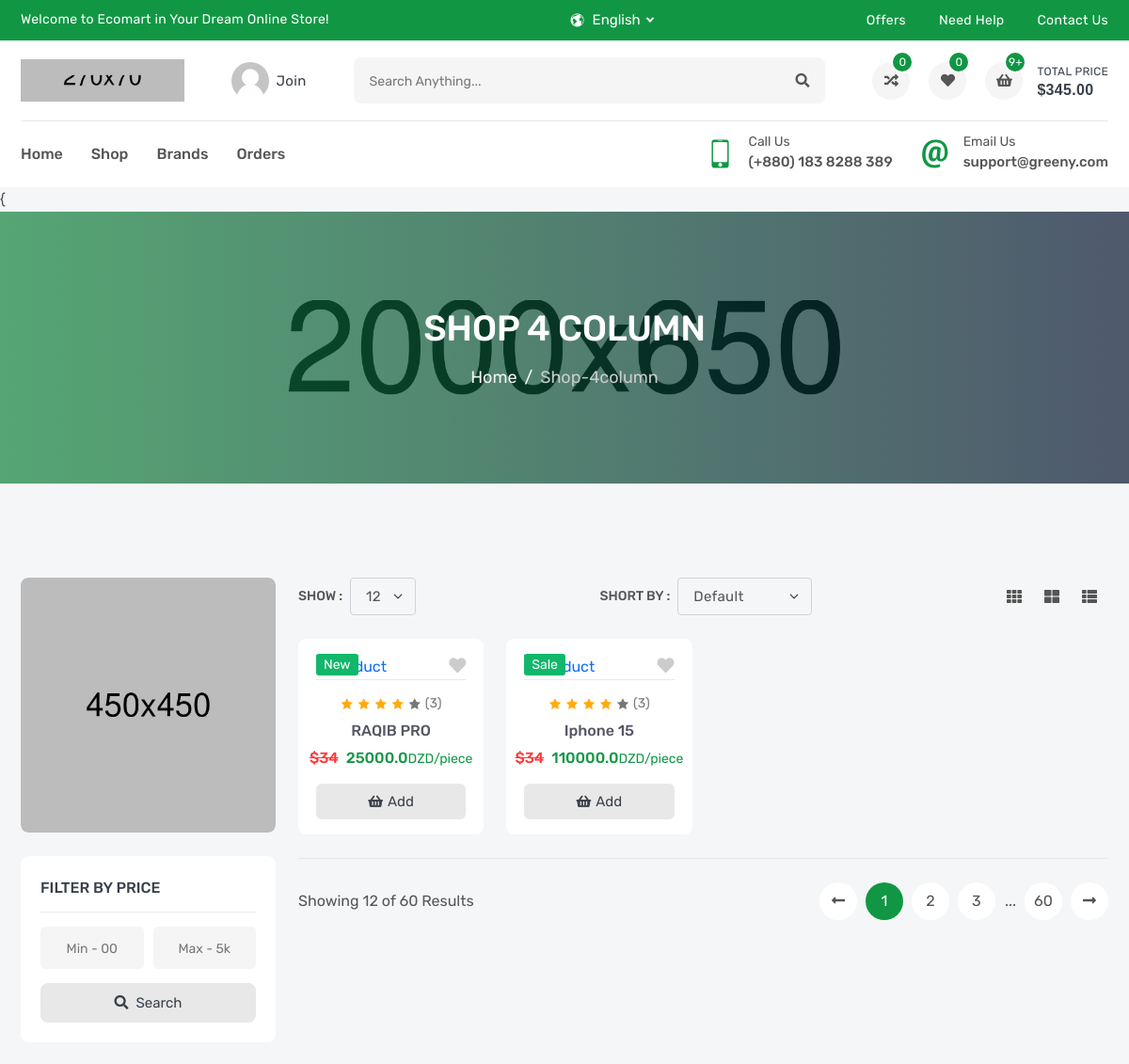
Before: /products/ (upper part) with the older database file.
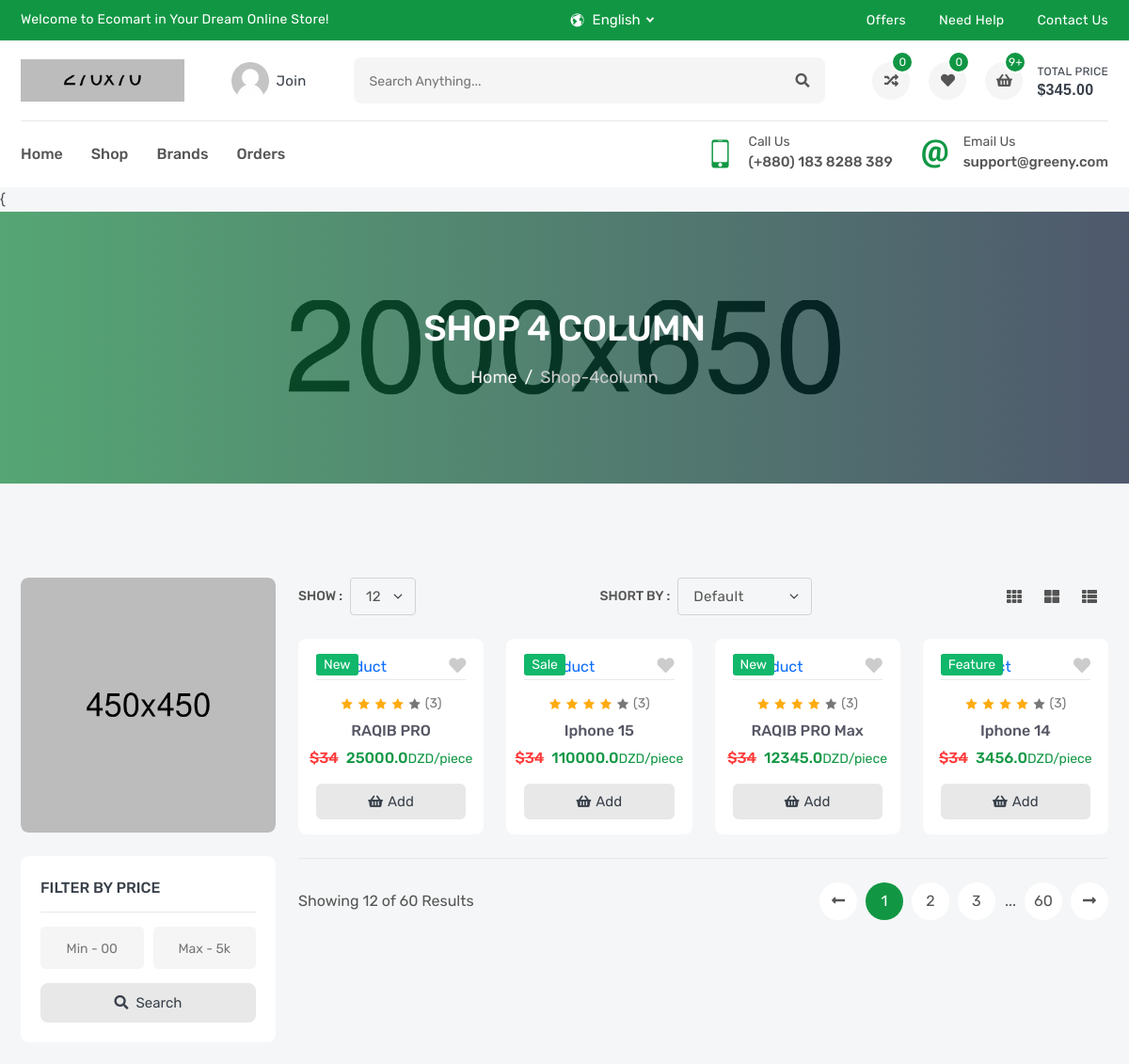
After: the same page with the newer database file.
### product/models.py (models this page shows, shortened)
class Product(models.Model):
    name = models.CharField(_("Name"),max_length=50)
    price = models.FloatField(_("Price"))
    sku = models.CharField(_("SKU"),max_length=10)
    quantity = models.IntegerField(_("Quantity"))
    brand = models.ForeignKey("Brand", related_name='product_brand',verbose_name=_("Brand"), on_delete=models.SET_NULL,null=True)
    subtitle = models.CharField(_("Subtitle"),max_length=300)
    description = models.TextField(_("Description"),max_length=4000)
    flag = models.CharField(_("Flag"),choices=FLAG_TYPES,max_length=10)
    image = models.ImageField( _("Image"),upload_to='products', height_field=None, width_field=None, max_length=None)
    tags = TaggableManager()
    slug = models.SlugField(_("Slug"), null=True,blank=True)

### product/views.py (the view)
# urls.py: path('', ProductList.as_view()),
class ProductList(ListView):
    model = Product

### product/templates/product/product_list.html (shortened to what this page needs)
{% extends 'base.html' %}
{% load static %}
{% block body %}
        <section class="inner-section single-banner" style="background: url(images/single-banner.jpg) no-repeat center;">
            <div class="container">
                <h2>Shop 4 Column</h2>
                <ol class="breadcrumb">
                    <li class="breadcrumb-item"><a href="index.html">Home</a></li>
                    <li class="breadcrumb-item active" aria-current="page">shop-4column</li>
                </ol>
            </div>
        </section>
        <section class="inner-section shop-part">
            <div class="container">
                <div class="row content-reverse">
                    <div class="col-lg-3">
                        <div class="shop-widget-promo">
                            <a href="#"><img src="images/promo/shop/01.jpg" alt="promo"></a>
                        </div>
                        <div class="shop-widget">
                            <h6 class="shop-widget-title">Filter by Price</h6>
                            <form>
                                <div class="shop-widget-group">
                                    <input type="text" placeholder="Min - 00">
                                    <input type="text" placeholder="Max - 5k">
                                </div>
                                <button class="shop-widget-btn">
                                    <i class="fas fa-search"></i>
                                    <span>search</span>
                                </button>
                            </form>
                        </div>
                    </div>
                    <div class="col-lg-9">
                        <div class="row">
                            <div class="col-lg-12">
                                <div class="top-filter">
                                    <div class="filter-show">
                                        <label class="filter-label">Show :</label>
                                        <select class="form-select filter-select">
                                            <option value="1">12</option>
                                        </select>
                                    </div>
                                    <div class="filter-short">
                                        <label class="filter-label">Short by :</label>
                                        <select class="form-select filter-select">
                                            <option selected>default</option>
                                        </select>
                                    </div>
                                    <div class="filter-action">
                                        <a href="shop-3column.html" title="Three Column"><i class="fas fa-th"></i></a>
                                        <a href="shop-2column.html" title="Two Column"><i class="fas fa-th-large"></i></a>
                                        <a href="shop-1column.html" title="One Column"><i class="fas fa-th-list"></i></a>
                                    </div>
                                </div>
                            </div>
                        </div>
                        <div class="row row-cols-2 row-cols-md-3 row-cols-lg-3 row-cols-xl-4">
                            {% for product in product_list %}
                            <div class="col">
                                <div class="product-card">
                                    <div class="product-media">
                                        <div class="product-label">
                                            <label class="label-text new">{{product.flag}}</label>
                                        </div>
                                        <button class="product-wish wish">
                                        </button>
                                        <a class="product-image" href="product-video.html">
                                        </a>
                                    </div>
                                    <div class="product-content">
                                        <div class="product-rating">
                                            <i class="active icofont-star"></i>
                                            <i class="active icofont-star"></i>
                                            <i class="active icofont-star"></i>
                                            <i class="active icofont-star"></i>
                                            <i class="icofont-star"></i>
                                            <a href="product-video.html">(3)</a>
                                        </div>
                                        <h6 class="product-name">
                                            <a href="/products/{{product.slug}}">{{product.name}}</a>
                                        </h6>
                                        <h6 class="product-price">
                                            <del>$34</del>
                                            <span>{{product.price}}<small>DZD/piece</small></span>
                                        </h6>
                                        <button class="product-add" title="Add to Cart">
                                            <i class="fas fa-shopping-basket"></i>
                                            <span>add</span>
                                        </button>
                                    </div>
                                </div>
                            </div>
                            {% endfor %}
                        </div>
                        <div class="row">
                            <div class="col-lg-12">
                                <div class="bottom-paginate">
                                    <p class="page-info">Showing 12 of 60 Results</p>
                                    <ul class="pagination">
                                        <li class="page-item">
                                            <a class="page-link" href="#">
                                                <i class="fas fa-long-arrow-alt-left"></i>
                                            </a>
                                        </li>
                                        <li class="page-item"><a class="page-link active" href="#">1</a></li>
                                        <li class="page-item"><a class="page-link" href="#">2</a></li>
                                        <li class="page-item"><a class="page-link" href="#">3</a></li>
                                        <li class="page-item">...</li>
                                        <li class="page-item"><a class="page-link" href="#">60</a></li>
                                        <li class="page-item">
                                            <a class="page-link" href="#">
                                                <i class="fas fa-long-arrow-alt-right"></i>
                                            </a>
                                        </li>
                                    </ul>
                                </div>
                            </div>
                        </div>
                    </div>
                </div>
            </div>
        </section>
        {% endblock body %}

### templates/base.html (shortened to what this page needs)
{% load static %}
<!DOCTYPE html>
<html lang="en">
    <head>
        <link rel="stylesheet" href="{% static 'en/fonts/flaticon/flaticon.css' %}">
        <link rel="stylesheet" href="{% static 'en/fonts/icofont/icofont.min.css' %}">
        <link rel="stylesheet" href="{% static 'en/fonts/fontawesome/fontawesome.min.css' %}">
        <link rel="stylesheet" href="{% static 'en/vendor/venobox/venobox.min.css' %}">
        <link rel="stylesheet" href="{% static 'en/vendor/slickslider/slick.min.css' %}">
        <link rel="stylesheet" href="{% static 'en/vendor/niceselect/nice-select.min.css' %}">
        <link rel="stylesheet" href="{% static 'en/vendor/bootstrap/bootstrap.min.css' %}">
        <link rel="stylesheet" href="{% static 'en/css/main.css' %}">
        {% block CSS %}
            <link rel="stylesheet" href="{% static 'en/css/index.css' %}">
        {% endblock CSS %}
    </head>
    <body>
        <div class="header-top">
            <div class="container">
                <div class="row">
                    <div class="col-md-12 col-lg-5">
                        <div class="header-top-welcome">
                            <p>Welcome to Ecomart in Your Dream Online Store!</p>
                        </div>
                    </div>
                    <div class="col-md-5 col-lg-3">
                        <div class="header-top-select">
                            <div class="header-select">
                                <i class="icofont-world"></i>
                            </div>
                        </div>
                    </div>
                    <div class="col-md-7 col-lg-4">
                        <ul class="header-top-list">
                            <li><a href="offer.html">offers</a></li>
                            <li><a href="faq.html">need help</a></li>
                            <li><a href="contact.html">contact us</a></li>
                        </ul>
                    </div>
                </div>
            </div>
        </div>
        <header class="header-part">
            <div class="container">
                <div class="header-content">
                    <a href="index.html" class="header-logo">
                        <img src="{% static 'en/images/logo.png' %}" alt="logo">
                    </a>
                    <a href="login.html" class="header-widget" title="My Account">
                        <img src="{% static 'en/images/user.png' %}" alt="user">
                        <span>join</span>
                    </a>
                    <form class="header-form">
                        <input type="text" placeholder="Search anything...">
                        <button><i class="fas fa-search"></i></button>
                    </form>
                    <div class="header-widget-group">
                        <a href="compare.html" class="header-widget" title="Compare List">
                            <i class="fas fa-random"></i>
                            <sup>0</sup>
                        </a>
                        <a href="wishlist.html" class="header-widget" title="Wishlist">
                            <i class="fas fa-heart"></i>
                            <sup>0</sup>
                        </a>
                        <button class="header-widget header-cart" title="Cartlist">
                            <i class="fas fa-shopping-basket"></i>
                            <sup>9+</sup>
                            <span>total price<small>$345.00</small></span>
                        </button>
                    </div>
                </div>
            </div>
        </header>
        <nav class="navbar-part">
            <div class="container">
                <div class="row">
                    <div class="col-lg-12">
                        <div class="navbar-content">
                            <ul class="navbar-list">
                                <li class="navbar-item dropdown">
                                    <a class="navbar-link " href="/">Home</a>
                                </li>
                                <li class="navbar-item dropdown-megamenu">
                                    <a class="navbar-link" href="/products">Shop</a>
                                </li>
                                <li class="navbar-item dropdown">
                                    <a class="navbar-link " href="products/brands">Brands</a>
                                </li>
                                <li class="navbar-item dropdown">
                                    <a class="navbar-link " href="products/orders">Orders</a>
                                </li>
                            </ul>
                            <div class="navbar-info-group">
                                <div class="navbar-info">
                                    <i class="icofont-ui-touch-phone"></i>
                                    <p>
                                        <small>call us</small>
                                        <span>(+880) 183 8288 389</span>
                                    </p>
                                </div>
                                <div class="navbar-info">
                                    <i class="icofont-ui-email"></i>
                                    <p>
                                        <small>email us</small>
                                        <span>support@greeny.com</span>
                                    </p>
                                </div>
                            </div>
                        </div>
                    </div>
                </div>
            </div>
        </nav>
{{% block body %}
{% endblock body %}}
    </body>
</html>

Changed rows visible on the page:
added Product: name "RAQIB PRO Max", price "12345.0"
added Product: name "Iphone 14", price "3456.0"
